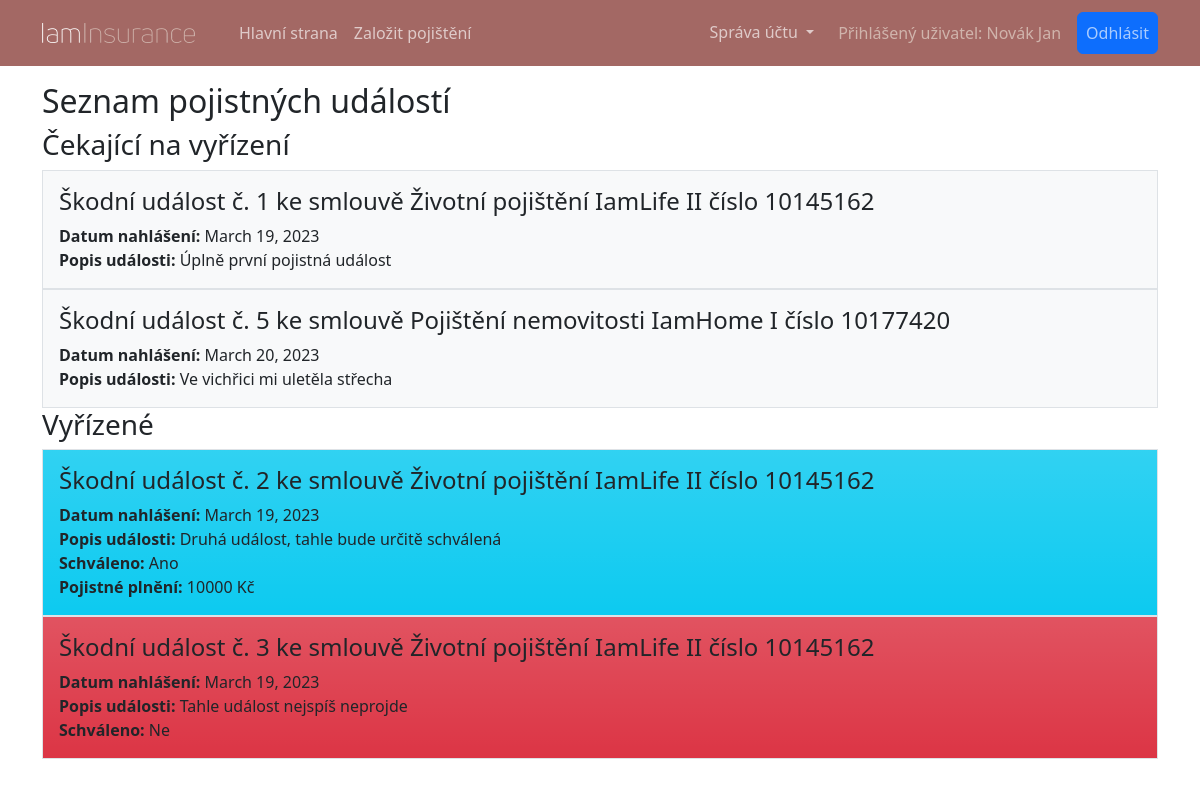
Screenshot of /muj-ucet/skodni-udalosti/ (signed in) with the database file from the repository.
### insurance_app/models.py (models this page shows, shortened)
class Person(AbstractBaseUser, PermissionsMixin):
    USERNAME_FIELD: str = "email"
    REQUIRED_FIELDS: list = ["first_name", "last_name", "date_of_birth"]  # other fields are not required for staff
    objects: BaseUserManager = PersonManager()
    first_name: models.Field = models.CharField(max_length=150, verbose_name='Křestní jméno')
    last_name: models.Field = models.CharField(max_length=150, verbose_name='Příjmení')
    email: models.Field = models.EmailField(unique=True, verbose_name='E-mail')
    phone: models.Field = modelfields.PhoneNumberField(region="CZ", null=True, verbose_name='Telefon')
    address1: models.Field = models.CharField(max_length=150, default="", verbose_name='Adresa')
    address2: models.Field = models.CharField(max_length=150, blank=True, default="", verbose_name='Adresa - druhý řádek')
    postal_code: models.Field = models.CharField(max_length=12, default="", verbose_name='PSČ')
    city: models.Field = models.CharField(max_length=150, default="", verbose_name='Město')
    country: models.Field = models.CharField(max_length=150, default="", verbose_name='Stát')
    date_of_birth: models.Field = models.DateField(verbose_name='Datum narození')
    is_staff: models.Field = models.BooleanField(default=False, verbose_name='Zaměstnanec')
    is_superuser: models.Field = models.BooleanField(default=False, verbose_name='Administrátor')
    slug: models.Field = models.SlugField(unique=True, null=False)
    def __str__(self) -> str:
        return f"{self.last_name} {self.first_name}"

class InsuredEvent(models.Model):
    contract: Contract = models.ForeignKey(to=Contract, on_delete=models.CASCADE, verbose_name='Smlouva')
    event_date: models.DateField = models.DateField(verbose_name='Datum události')
    reporting_date: models.DateField = models.DateField(auto_now_add=True)
    description: models.TextField = models.TextField(verbose_name='Popis události')
    processed: models.BooleanField = models.BooleanField(default=False, verbose_name='Zpracováno')
    approved: models.BooleanField = models.BooleanField(default=False, verbose_name='Schváleno')
    payout: models.IntegerField = models.IntegerField(null=True, verbose_name='Pojistné plnění')

class Contract(models.Model):
    objects: models.Manager
    product: models.Field = models.ForeignKey(to=Product, on_delete=models.RESTRICT, verbose_name='Produkt')
    insured: models.Field = models.ForeignKey(to=Person, on_delete=models.RESTRICT, verbose_name='Pojištěnec')
    conclusion_date: models.Field = models.DateTimeField(auto_now_add=True, verbose_name='Datum uzavření')
    payment: models.Field = models.PositiveIntegerField(verbose_name='Pravidelná platba')
    @property
    def contract_number(self) -> int:
        return 10_000_001 + self.pk * 127 ** 2
    def __str__(self):
        return f"{self.product} číslo {self.contract_number}"

class Product(models.Model):
    name: models.Field = models.CharField(max_length=64, unique=True, verbose_name='Název')
    description: models.Field = models.TextField(default="", verbose_name='Popis')
    active: models.Field = models.BooleanField(default=True, blank=True, verbose_name='Aktivní')
    image: models.Field = models.ImageField(upload_to='images/', verbose_name='Obrázek')
    def __str__(self) -> str:
        inactive = " (nedostupné)" if not self.active else ""
        return str(self.name) + inactive
    class Meta:
        verbose_name = u'Produkt'

### client_account/views.py (the view)
# urls.py: path("skodni-udalosti/", views.InsuredEventListView.as_view(), name='event-list'),
class InsuredEventListView(generic.ListView):
    model = models.InsuredEvent
    template_name = template.EVENT_LIST
    title = 'Seznam pojistných událostí'
    def get_context_data(self, *, object_list=None, **kwargs):
        context = super().get_context_data(object_list=object_list, **kwargs)
        context['title'] = self.title
        return context
    def get_queryset(self):
        queryset = super().get_queryset()
        return queryset.filter(contract__insured=self.request.user).order_by('reporting_date')
    def get(self, request, *args, **kwargs):
        self.object_list = self.get_queryset()
        pending = self.object_list.filter(processed=False)
        processed = self.object_list.filter(processed=True)
        context = self.get_context_data()
        context['pending'] = pending
        context['processed'] = processed
        return self.render_to_response(context)

### insurance_app/templates/insurance_app/event_list.html
{% extends 'main.html' %}
{% block content %}
<section>
    {% if pending.0 %}
    <h3>Čekající na vyřízení</h3>
    {% for event in pending %}
    <div class="container bg-light p-3 border">
        <h4>Škodní událost č. {{ event.pk }} ke smlouvě {{ event.contract }}</h4>
        <div><span class="fw-bold">Datum nahlášení:</span> {{ event.reporting_date }}</div>
        <div><span class="fw-bold">Popis události:</span> {{ event.description }}</div>
    </div>
    {% endfor %}
    {% endif %}
    {% if processed.0 %}
    <h3>Vyřízené</h3>
    {% for event in processed %}
    <div class="container {% if event.approved %}bg-info{% else %}bg-danger{% endif %} bg-gradient p-3 border">
        <h4>Škodní událost č. {{ event.pk }} ke smlouvě {{ event.contract }}</h4>
        <div><span class="fw-bold">Datum nahlášení:</span> {{ event.reporting_date }}</div>
        <div><span class="fw-bold">Popis události:</span> {{ event.description }}</div>
        <div><span class="fw-bold">Schváleno:</span> {% if event.approved %}Ano{% else %}Ne{% endif %}</div>
        {% if event.approved %}<div><span class="fw-bold">Pojistné plnění:</span> {{ event.payout }} Kč</div>{% endif %}
    </div>
    {% endfor %}
    {% endif %}
</section>
{% endblock %}

### insurance_app/templates/header.html (shortened to what this page needs)
{% load static %}
<header>
        <nav class="navbar navbar-expand-lg bg-body-tertiary mb-3">
            <div class="container">
                <a class="navbar-brand" href="{% url 'home' %}">
                    <img src="{% static 'images/iaminsurance-logo.webp' %}" class="img-brand" alt="iaminsurance">
                </a>
                <div class="collapse navbar-collapse" id="navbarSupportedContent">
                    <ul class="navbar-nav me-auto mb-2 mb-lg-0">
                        <li class="nav-item">
                            <a class="nav-link" aria-current="page" href="{% url 'home' %}">Hlavní strana</a>
                        </li>
                        <li class="nav-item">
                            <a class="nav-link" href="{% if user.is_authenticated %}{% url 'register-contract' %}{% else %}{% url 'register' %}{% endif %}">Založit pojištění</a>
                        </li>
                    </ul>
                    <ul class="navbar-nav ms-auto mb-2 mb-lg-0">
                        {% if user.is_staff %}<li class="nav-item dropdown">
                            <a class="nav-link dropdown-toggle" href="#" role="button" data-bs-toggle="dropdown" aria-expanded="false">Správa</a>
                            <ul class="dropdown-menu">
                                <li><a class="dropdown-item" href="{% url 'clients-list' %}">Klienti</a></li>
                                <li><a class="dropdown-item" href="{% url 'products-list' %}">Produkty</a></li>
                                <li><a class="dropdown-item" href="{% url 'pending-event-list' %}">Nezpracované pojistné události</a></li>
                            </ul>
                        </li>
                        {% elif user.is_authenticated %}
                        <li class="nav-item dropdown">
                            <a class="nav-link dropdown-toggle" href="#" role="button" data-bs-toggle="dropdown"
                               aria-expanded="false">
                                Správa účtu
                            </a>
                        </li>
                        {% endif %}
                        {% if not user.is_authenticated %}
                        <li class="nav-item"><a class="btn btn-primary" href="{% url 'login' %}">Login</a></li>
                        {% else %}
                        <li class="nav-item align-self-center"><span class="mx-3 text-secondary">Přihlášený uživatel: {{ user }}</span></li>
                        <li class="nav-item"><a class="nav-link btn btn-primary" href="{% url 'logout' %}">Odhlásit</a></li>
                        {% endif %}
                    </ul>
                </div>
            </div>
        </nav>
    </header>

### insurance_app/static/css/style.css (style rules this page uses)
body { background: #fffffe; }
.img-brand { height: 40px; padding: 10px 20px 10px 0; }

### rows the page displays
Person: last_name+first_name "Novák Jan"
InsuredEvent: pk "1", contract "Životní pojištění IamLife II číslo 10145162", reporting_date "March 19, 2023", description "Úplně první pojistná událost"
InsuredEvent: pk "5", contract "Pojištění nemovitosti IamHome I číslo 10177420", reporting_date "March 20, 2023", description "Ve vichřici mi uletěla střecha"
InsuredEvent: pk "2", contract "Životní pojištění IamLife II číslo 10145162", reporting_date "March 19, 2023", description "Druhá událost, tahle bude určitě schválená", approved "Ano", payout "10000"
InsuredEvent: pk "3", contract "Životní pojištění IamLife II číslo 10145162", reporting_date "March 19, 2023", description "Tahle událost nejspíš neprojde", approved "Ne"

### other values shown
{{ title }} "Seznam pojistných událostí"
